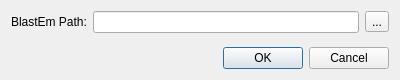
<?xml version="1.0" encoding="UTF-8"?>
<ui version="4.0">
 <class>ConfigurationDialog</class>
 <widget class="QDialog" name="ConfigurationDialog">
  <property name="geometry">
   <rect>
    <x>0</x>
    <y>0</y>
    <width>400</width>
    <height>80</height>
   </rect>
  </property>
  <property name="windowTitle">
   <string>Configure</string>
  </property>
  <layout class="QVBoxLayout" name="verticalLayout_5">
   <item>
    <layout class="QGridLayout" name="gridLayout">
     <item row="0" column="1">
      <widget class="QLineEdit" name="filePathLineEdit"/>
     </item>
     <item row="0" column="0">
      <widget class="QLabel" name="label">
       <property name="text">
        <string>BlastEm Path:</string>
       </property>
      </widget>
     </item>
     <item row="0" column="2">
      <widget class="QToolButton" name="fileOpenButton">
       <property name="text">
        <string>...</string>
       </property>
      </widget>
     </item>
    </layout>
   </item>
   <item>
    <spacer name="verticalSpacer">
     <property name="orientation">
      <enum>Qt::Vertical</enum>
     </property>
     <property name="sizeHint" stdset="0">
      <size>
       <width>20</width>
       <height>40</height>
      </size>
     </property>
    </spacer>
   </item>
   <item>
    <widget class="QDialogButtonBox" name="buttonBox">
     <property name="orientation">
      <enum>Qt::Horizontal</enum>
     </property>
     <property name="standardButtons">
      <set>QDialogButtonBox::Cancel|QDialogButtonBox::Ok</set>
     </property>
    </widget>
   </item>
  </layout>
 </widget>
 <resources/>
 <connections>
  <connection>
   <sender>buttonBox</sender>
   <signal>accepted()</signal>
   <receiver>ConfigurationDialog</receiver>
   <slot>accept()</slot>
   <hints>
    <hint type="sourcelabel">
     <x>248</x>
     <y>254</y>
    </hint>
    <hint type="destinationlabel">
     <x>157</x>
     <y>274</y>
    </hint>
   </hints>
  </connection>
  <connection>
   <sender>buttonBox</sender>
   <signal>rejected()</signal>
   <receiver>ConfigurationDialog</receiver>
   <slot>reject()</slot>
   <hints>
    <hint type="sourcelabel">
     <x>316</x>
     <y>260</y>
    </hint>
    <hint type="destinationlabel">
     <x>286</x>
     <y>274</y>
    </hint>
   </hints>
  </connection>
 </connections>
</ui>
